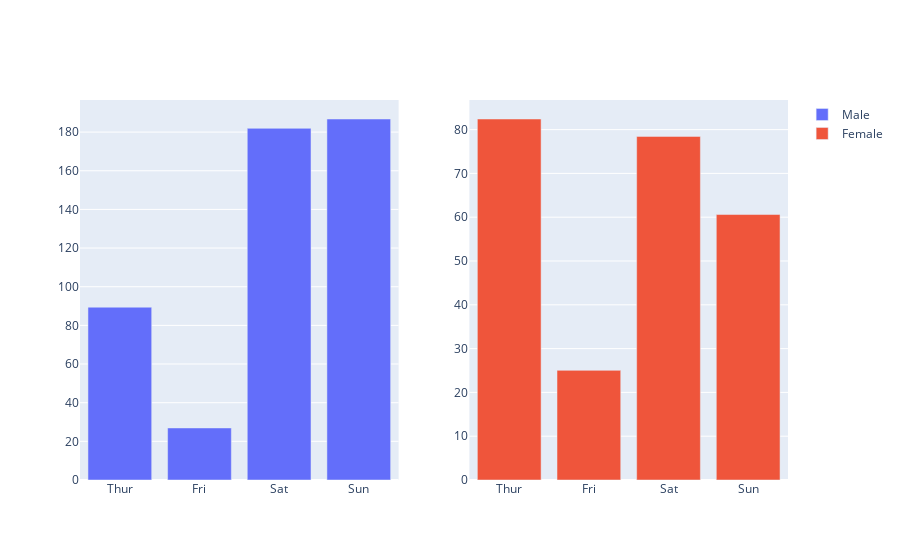

Notebook code for this chart:
### Code cell
fig.add_trace(go.Bar(x=grouped_df[grouped_df['sex'] == 'Male']['day'],
                     y=grouped_df[grouped_df['sex'] == 'Male']['tip'],
                     name='Male'  # bu grafiğin lejanttaki adı
                     ),
              row=1,  # eklediğimiz grafik hangi satıra
              col=1  # hangi sütuna gelsin
              )
fig.add_trace(go.Bar(x=grouped_df[grouped_df['sex'] == 'Female']['day'],
                     y=grouped_df[grouped_df['sex'] == 'Female']['tip'], name='Female'), row=1, col=2)

### Figure 1 — Plotly figure (JSON) as saved in the notebook; plotly's stock layout.template omitted (floating-point values rounded to 4 significant figures)
{"data": [{"name": "Male", "type": "bar", "x": ["Thur", "Fri", "Sat", "Sun"], "xaxis": "x", "y": [89.41, 26.93, 181.9, 186.8], "yaxis": "y"}, {"name": "Female", "type": "bar", "x": ["Thur", "Fri", "Sat", "Sun"], "xaxis": "x2", "y": [82.42, 25.03, 78.45, 60.61], "yaxis": "y2"}], "layout": {"xaxis": {"anchor": "y", "domain": [0, 0.45]}, "xaxis2": {"anchor": "y2", "domain": [0.55, 1]}, "yaxis": {"anchor": "x", "domain": [0, 1]}, "yaxis2": {"anchor": "x2", "domain": [0, 1]}}}
